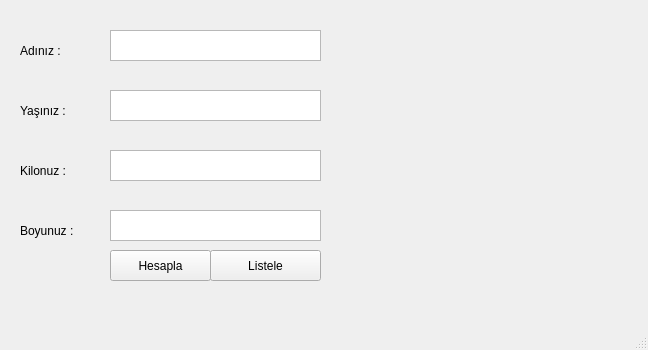
<?xml version="1.0" encoding="UTF-8"?>
<ui version="4.0">
 <class>MainWindow</class>
 <widget class="QMainWindow" name="MainWindow">
  <property name="geometry">
   <rect>
    <x>0</x>
    <y>0</y>
    <width>648</width>
    <height>350</height>
   </rect>
  </property>
  <property name="windowTitle">
   <string>MainWindow</string>
  </property>
  <widget class="QWidget" name="centralwidget">
   <widget class="QLabel" name="labelAd">
    <property name="geometry">
     <rect>
      <x>20</x>
      <y>30</y>
      <width>71</width>
      <height>41</height>
     </rect>
    </property>
    <property name="text">
     <string>Adınız : </string>
    </property>
   </widget>
   <widget class="QLabel" name="labelYas">
    <property name="geometry">
     <rect>
      <x>20</x>
      <y>90</y>
      <width>71</width>
      <height>41</height>
     </rect>
    </property>
    <property name="text">
     <string>Yaşınız :</string>
    </property>
   </widget>
   <widget class="QLabel" name="labelKilo">
    <property name="geometry">
     <rect>
      <x>20</x>
      <y>150</y>
      <width>71</width>
      <height>41</height>
     </rect>
    </property>
    <property name="text">
     <string>Kilonuz :</string>
    </property>
   </widget>
   <widget class="QLabel" name="labelBoy">
    <property name="geometry">
     <rect>
      <x>20</x>
      <y>210</y>
      <width>71</width>
      <height>41</height>
     </rect>
    </property>
    <property name="text">
     <string>Boyunuz :</string>
    </property>
   </widget>
   <widget class="QTextEdit" name="textEditAd">
    <property name="geometry">
     <rect>
      <x>110</x>
      <y>30</y>
      <width>211</width>
      <height>31</height>
     </rect>
    </property>
   </widget>
   <widget class="QTextEdit" name="textEditYas">
    <property name="geometry">
     <rect>
      <x>110</x>
      <y>90</y>
      <width>211</width>
      <height>31</height>
     </rect>
    </property>
   </widget>
   <widget class="QTextEdit" name="textEditKilo">
    <property name="geometry">
     <rect>
      <x>110</x>
      <y>150</y>
      <width>211</width>
      <height>31</height>
     </rect>
    </property>
   </widget>
   <widget class="QTextEdit" name="textEditBoy">
    <property name="geometry">
     <rect>
      <x>110</x>
      <y>210</y>
      <width>211</width>
      <height>31</height>
     </rect>
    </property>
   </widget>
   <widget class="QPushButton" name="pushButton">
    <property name="geometry">
     <rect>
      <x>110</x>
      <y>250</y>
      <width>101</width>
      <height>31</height>
     </rect>
    </property>
    <property name="text">
     <string>Hesapla</string>
    </property>
   </widget>
   <widget class="QPushButton" name="pushButton_2">
    <property name="geometry">
     <rect>
      <x>210</x>
      <y>250</y>
      <width>111</width>
      <height>31</height>
     </rect>
    </property>
    <property name="text">
     <string>Listele</string>
    </property>
   </widget>
   <widget class="QLabel" name="labelInformation">
    <property name="geometry">
     <rect>
      <x>340</x>
      <y>30</y>
      <width>281</width>
      <height>231</height>
     </rect>
    </property>
    <property name="text">
     <string/>
    </property>
   </widget>
  </widget>
  <widget class="QMenuBar" name="menubar">
   <property name="geometry">
    <rect>
     <x>0</x>
     <y>0</y>
     <width>648</width>
     <height>21</height>
    </rect>
   </property>
  </widget>
  <widget class="QStatusBar" name="statusbar"/>
 </widget>
 <resources/>
 <connections/>
</ui>
